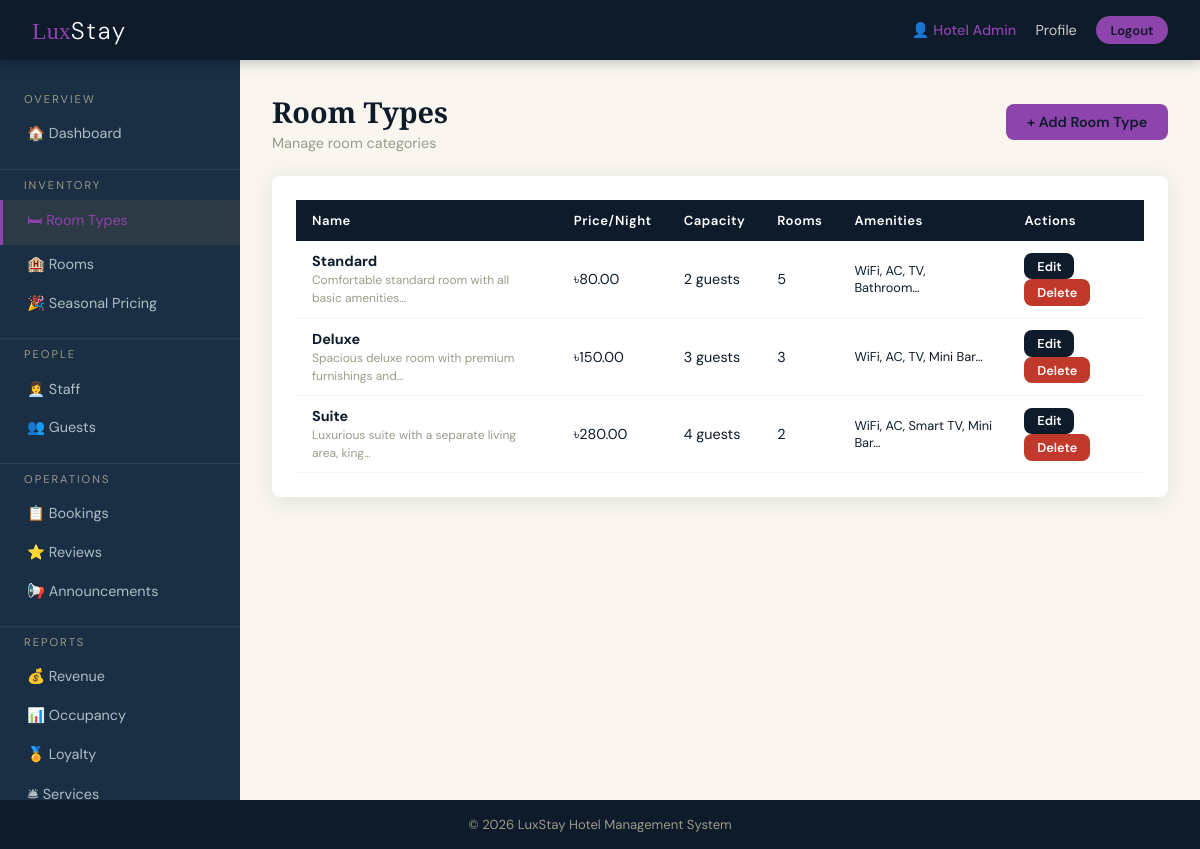
Screenshot of /admin/views/room_types.php (signed in) with the database file from the repository.
### tables this page shows
CREATE TABLE IF NOT EXISTS room_types (
    id INT AUTO_INCREMENT PRIMARY KEY,
    name VARCHAR(100) NOT NULL,
    description TEXT,
    price_per_night DECIMAL(10,2) NOT NULL,
    max_capacity INT NOT NULL DEFAULT 2,
    thumbnail_path VARCHAR(255) DEFAULT NULL,
    amenities JSON DEFAULT NULL
);

### config/db.php (called while the page is built, shortened)
<?php
function getDB() {
    static $conn = null;
    if ($conn === null) {
        $conn = new mysqli(DB_HOST, DB_USER, DB_PASS, DB_NAME);
        $conn->set_charset('utf8mb4');
    }
    return $conn;
}

### admin/models/AdminModel.php (called while the page is built, shortened)
<?php
class AdminModel {
    private $db;
    public function __construct() { $this->db = getDB(); }
    public function getRoomTypes() {
        return $this->db->query("SELECT rt.*, COUNT(r.id) room_count FROM room_types rt LEFT JOIN rooms r ON r.room_type_id=rt.id GROUP BY rt.id ORDER BY rt.price_per_night")->fetch_all(MYSQLI_ASSOC);
    }
}

### includes/auth.php (called while the page is built, shortened)
<?php
function sanitize($str) {
    return htmlspecialchars(trim($str), ENT_QUOTES, 'UTF-8');
}

### admin/views/room_types.php (the view, shortened to what this page needs)
<?php
require_once __DIR__ . '/../models/AdminModel.php';
$model = new AdminModel();
$types = $model->getRoomTypes();
include BASE_PATH.'/includes/header.php';
?>
<div class="page-wrapper">
<?php include __DIR__.'/sidebar.php'; ?>
<main class="main-content">
  <div class="page-header">
    <div><h1 class="page-title">Room Types</h1><p class="page-subtitle">Manage room categories</p></div>
    <button onclick="openModal('newTypeModal')" class="btn btn-primary">+ Add Room Type</button>
  </div>
  <div class="card">
    <?php if (!$types): ?>
    <div class="empty-state"><div class="empty-icon">🛏</div><p>No room types yet.</p></div>
    <?php else: ?>
    <div class="table-wrap">
      <table>
        <thead><tr><th>Name</th><th>Price/Night</th><th>Capacity</th><th>Rooms</th><th>Amenities</th><th>Actions</th></tr></thead>
        <tbody>
        <?php foreach ($types as $t): ?>
        <?php $am = $t['amenities'] ? (is_array($t['amenities']) ? $t['amenities'] : json_decode($t['amenities'],true)) : []; ?>
        <tr>
          <td><strong><?= sanitize($t['name']) ?></strong><br><small class="text-muted"><?= sanitize(substr($t['description']??'',0,50)) ?>…</small></td>
          <td>৳<?= number_format($t['price_per_night'],2) ?></td>
          <td><?= $t['max_capacity'] ?> guests</td>
          <td><?= $t['room_count'] ?></td>
          <td style="max-width:200px;font-size:0.8rem"><?= implode(', ', array_slice($am,0,4)) ?><?= count($am)>4?'…':'' ?></td>
          <td>
            <a href="?edit=<?= $t['id'] ?>" class="btn btn-sm btn-secondary">Edit</a>
            <form method="POST" action="<?= BASE_URL ?>/admin/controllers/admin_controller.php" style="display:inline">
              <button type="submit" class="btn btn-sm btn-danger" data-confirm="Delete '<?= sanitize($t['name']) ?>'? All rooms of this type will also be deleted.">Delete</button>
            </form>
          </td>
        </tr>
        <?php endforeach; ?>
        </tbody>
      </table>
    </div>
    <?php endif; ?>
  </div>
</main>
</div>
<?php include BASE_PATH.'/includes/footer.php'; ?>

### assets/css/main.css (style rules this page uses)
:root { --gold: #C9A84C; --gold-lt: #F0D98A; --navy: #0D1B2A; --navy-mid: #1A2E44; --cream: #FAF6EF; --white: #FFFFFF; --gray-lt: #F4F4F2; --gray-mid: #9B9B8A; --gray-dk: #4A4A45; --danger: #C0392B; --success: #1E7E34; --warning: #E07B00; --info: #1565C0; --accent-guest: var(--gold); --accent-receptionist: #2E86AB; --accent-housekeeping: #3D9970; --accent-admin: #8E44AD; --radius: 8px; --shadow: 0 4px 24px rgba(13,27,42,0.10); --shadow-lg: 0 12px 48px rgba(13,27,42,0.18); --transition: 0.22s cubic-bezier(.4,0,.2,1); }
*, *::before, *::after { box-sizing: border-box; margin: 0; padding: 0; }
body { font-family: 'DM Sans', sans-serif; background: var(--cream); color: var(--navy); min-height: 100vh; display: flex; flex-direction: column; }
body.role-admin { --gold: #8E44AD; --gold-lt: #D7B8F3; }
.page-wrapper { display: flex; flex: 1; }
.main-content { flex: 1; padding: 2rem; max-width: 1200px; }
.card { background: var(--white); border-radius: var(--radius); box-shadow: var(--shadow); padding: 1.5rem; margin-bottom: 1.5rem; }
.page-header { margin-bottom: 1.5rem; display: flex; align-items: center; justify-content: space-between; flex-wrap: wrap; gap: 1rem; }
.page-title { font-family: 'Playfair Display', serif; font-size: 1.8rem; color: var(--navy); }
.page-subtitle { color: var(--gray-mid); font-size: 0.9rem; margin-top: 0.2rem; }
.btn { display: inline-block; padding: 0.55rem 1.3rem; border-radius: var(--radius); font-size: 0.9rem; font-weight: 600; cursor: pointer; border: none; text-decoration: none; transition: all var(--transition); font-family: 'DM Sans', sans-serif; }
.btn-primary { background: var(--gold); color: var(--navy); }
.btn-secondary { background: var(--navy); color: var(--white); }
.btn-danger { background: var(--danger); color: var(--white); }
.btn-sm { padding: 0.3rem 0.8rem; font-size: 0.8rem; }
.table-wrap { overflow-x: auto; }
table { width: 100%; border-collapse: collapse; font-size: 0.9rem; }
thead th { background: var(--navy); color: var(--white); padding: 0.75rem 1rem; text-align: left; font-weight: 600; font-size: 0.82rem; letter-spacing: 0.5px; }
tbody tr { border-bottom: 1px solid var(--gray-lt); }
td { padding: 0.7rem 1rem; vertical-align: middle; }
.text-muted { color: var(--gray-mid); }

### rows the page displays
room_types: name "Standard", description "Comfortable standard room with all basic amenities", price_per_night "80.00", max_capacity "2", room_count "5", amenities "WiFi, AC, TV, Bathroom"
room_types: name "Deluxe", description "Spacious deluxe room with premium furnishings and", price_per_night "150.00", max_capacity "3", room_count "3", amenities "WiFi, AC, TV, Mini Bar"
room_types: name "Suite", description "Luxurious suite with a separate living area, king", price_per_night "280.00", max_capacity "4", room_count "2", amenities "WiFi, AC, Smart TV, Mini Bar"

### other values shown
$user['name'] "Hotel Admin"
